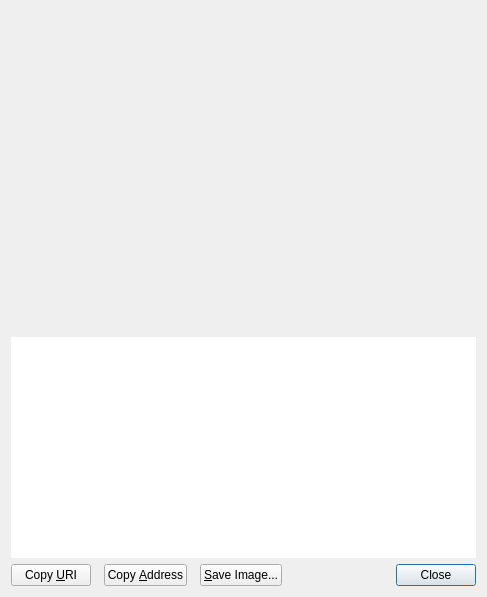
<?xml version="1.0" encoding="UTF-8"?>
<ui version="4.0">
 <class>ReceiveRequestDialog</class>
 <widget class="QDialog" name="ReceiveRequestDialog">
  <property name="geometry">
   <rect>
    <x>0</x>
    <y>0</y>
    <width>487</width>
    <height>597</height>
   </rect>
  </property>
  <layout class="QVBoxLayout" name="verticalLayout_3">
   <item>
    <widget class="QRImageWidget" name="lblQRCode">
     <property name="sizePolicy">
      <sizepolicy hsizetype="Expanding" vsizetype="Fixed">
       <horstretch>0</horstretch>
       <verstretch>0</verstretch>
      </sizepolicy>
     </property>
     <property name="minimumSize">
      <size>
       <width>300</width>
       <height>320</height>
      </size>
     </property>
     <property name="toolTip">
      <string>QR Code</string>
     </property>
     <property name="textFormat">
      <enum>Qt::PlainText</enum>
     </property>
     <property name="alignment">
      <set>Qt::AlignCenter</set>
     </property>
     <property name="wordWrap">
      <bool>true</bool>
     </property>
    </widget>
   </item>
   <item>
    <widget class="QTextEdit" name="outUri">
     <property name="sizePolicy">
      <sizepolicy hsizetype="Expanding" vsizetype="Expanding">
       <horstretch>0</horstretch>
       <verstretch>0</verstretch>
      </sizepolicy>
     </property>
     <property name="minimumSize">
      <size>
       <width>0</width>
       <height>50</height>
      </size>
     </property>
     <property name="frameShape">
      <enum>QFrame::NoFrame</enum>
     </property>
     <property name="frameShadow">
      <enum>QFrame::Plain</enum>
     </property>
     <property name="tabChangesFocus">
      <bool>true</bool>
     </property>
     <property name="textInteractionFlags">
      <set>Qt::TextSelectableByKeyboard|Qt::TextSelectableByMouse</set>
     </property>
    </widget>
   </item>
   <item>
    <layout class="QHBoxLayout" name="horizontalLayout">
     <property name="spacing">
      <number>13</number>
     </property>
     <item>
      <widget class="QPushButton" name="btnCopyURI">
       <property name="text">
        <string>Copy &amp;URI</string>
       </property>
       <property name="autoDefault">
        <bool>false</bool>
       </property>
      </widget>
     </item>
     <item>
      <widget class="QPushButton" name="btnCopyAddress">
       <property name="text">
        <string>Copy &amp;Address</string>
       </property>
       <property name="autoDefault">
        <bool>false</bool>
       </property>
      </widget>
     </item>
     <item>
      <widget class="QPushButton" name="btnSaveAs">
       <property name="text">
        <string>&amp;Save Image...</string>
       </property>
       <property name="autoDefault">
        <bool>false</bool>
       </property>
      </widget>
     </item>
     <item>
      <spacer name="horizontalSpacer_2">
       <property name="orientation">
        <enum>Qt::Horizontal</enum>
       </property>
       <property name="sizeHint" stdset="0">
        <size>
         <width>40</width>
         <height>20</height>
        </size>
       </property>
      </spacer>
     </item>
     <item>
      <widget class="QDialogButtonBox" name="buttonBox">
       <property name="standardButtons">
        <set>QDialogButtonBox::Close</set>
       </property>
      </widget>
     </item>
    </layout>
   </item>
  </layout>
 </widget>
 <customwidgets>
  <customwidget>
   <class>QRImageWidget</class>
   <extends>QLabel</extends>
   <header>receiverequestdialog.h</header>
  </customwidget>
 </customwidgets>
 <resources/>
 <connections>
  <connection>
   <sender>buttonBox</sender>
   <signal>rejected()</signal>
   <receiver>ReceiveRequestDialog</receiver>
   <slot>reject()</slot>
   <hints>
    <hint type="sourcelabel">
     <x>452</x>
     <y>573</y>
    </hint>
    <hint type="destinationlabel">
     <x>243</x>
     <y>298</y>
    </hint>
   </hints>
  </connection>
  <connection>
   <sender>buttonBox</sender>
   <signal>accepted()</signal>
   <receiver>ReceiveRequestDialog</receiver>
   <slot>accept()</slot>
   <hints>
    <hint type="sourcelabel">
     <x>452</x>
     <y>573</y>
    </hint>
    <hint type="destinationlabel">
     <x>243</x>
     <y>298</y>
    </hint>
   </hints>
  </connection>
 </connections>
</ui>
